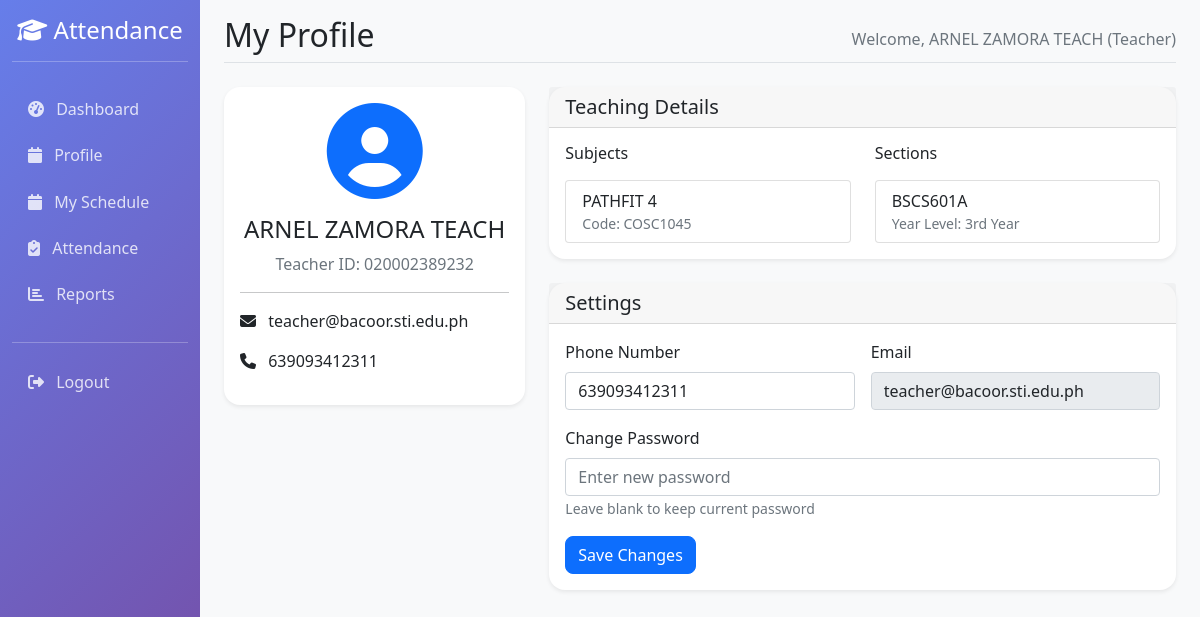
Page /teacher/profile/ (signed in) on the committed database.
### webapp/models.py (models this page shows, shortened)
class Teacher(models.Model):
    id = models.UUIDField(primary_key=True, default=uuid.uuid4, editable=False)
    user = models.OneToOneField(CustomUser, on_delete=models.CASCADE)
    teacher_id = models.CharField(max_length=20, unique=True)
    first_name = models.CharField(max_length=50)
    last_name = models.CharField(max_length=50)
    phone = models.CharField(max_length=15, blank=True)
    sections = models.ManyToManyField(Section, blank=True)
    subjects = models.ManyToManyField(Subject, blank=True)
    created_at = models.DateTimeField(auto_now_add=True)  # Added to match Student
    updated_at = models.DateTimeField(auto_now=True)      # Added to match Student
    @property
    def full_name(self):
        return f"{self.first_name} {self.last_name}"

class CustomUser(AbstractUser):
    USER_TYPE_CHOICES = [
        ('admin', 'Admin'),
        ('teacher', 'Teacher'),
        ('student', 'Student'),
    ]
    email = models.EmailField(unique=True)
    user_type = models.CharField(max_length=10, choices=USER_TYPE_CHOICES)
    middle_name = models.CharField(max_length=150, blank=True)
    USERNAME_FIELD = 'email'
    REQUIRED_FIELDS = ['username', 'first_name', 'last_name', 'user_type']

class Subject(models.Model):
    id = models.UUIDField(primary_key=True, default=uuid.uuid4, editable=False)
    name = models.CharField(max_length=100)
    code = models.CharField(max_length=20, unique=True)
    description = models.TextField(blank=True)
    created_at = models.DateTimeField(auto_now_add=True)

class Section(models.Model):
    id = models.UUIDField(primary_key=True, default=uuid.uuid4, editable=False)
    name = models.CharField(max_length=50)
    year_level = models.CharField(max_length=20)
    created_at = models.DateTimeField(auto_now_add=True)

### webapp/teacher_views.py (the view, shortened to what this page needs)
# urls.py: path('profile/', teacher_views.teacher_profile, name='teacher_profile'),
@login_required
def teacher_profile(request):
    if request.user.user_type != 'teacher':
        return redirect('login')
    teacher = get_object_or_404(Teacher, user=request.user)
    context = {
        'teacher': teacher,
        'subjects': teacher.subjects.all(),
        'sections': teacher.sections.all()
    }
    return render(request, 'webapp/teacher/profile.html', context)

### webapp/templates/webapp/teacher/profile.html (shortened to what this page needs)
{% extends 'webapp/base.html' %}
{% block page_title %}My Profile{% endblock %}
{% block content %}
<div class="row">
    <div class="col-md-4">
        <div class="card">
            <div class="card-body text-center">
                <div class="mb-3">
                    <i class="fas fa-user-circle fa-6x text-primary"></i>
                </div>
                <h4>{{ teacher.full_name }}</h4>
                <p class="text-muted mb-2">Teacher ID: {{ teacher.teacher_id }}</p>
                <hr>
                <div class="text-start">
                    <p><i class="fas fa-envelope me-2"></i> {{ teacher.user.email }}</p>
                    <p><i class="fas fa-phone me-2"></i> {{ teacher.phone }}</p>
                </div>
            </div>
        </div>
    </div>
    <div class="col-md-8">
        <div class="card mb-4">
            <div class="card-header">
                <h5 class="mb-0">Teaching Details</h5>
            </div>
            <div class="card-body">
                <div class="row">
                    <div class="col-md-6">
                        <h6 class="mb-3">Subjects</h6>
                        <ul class="list-group">
                            {% for subject in teacher.subjects.all %}
                            <li class="list-group-item">
                                {{ subject.name }}
                                <small class="text-muted d-block">Code: {{ subject.code }}</small>
                            </li>
                            {% endfor %}
                        </ul>
                    </div>
                    <div class="col-md-6">
                        <h6 class="mb-3">Sections</h6>
                        <ul class="list-group">
                            {% for section in teacher.sections.all %}
                            <li class="list-group-item">
                                {{ section.name }}
                                <small class="text-muted d-block">Year Level: {{ section.year_level }}</small>
                            </li>
                            {% endfor %}
                        </ul>
                    </div>
                </div>
            </div>
        </div>
        <div class="card">
            <div class="card-header">
                <h5 class="mb-0">Settings</h5>
            </div>
            <div class="card-body">
                <form method="POST" class="row g-3">
                    <div class="col-md-6">
                        <label class="form-label">Phone Number</label>
                        <input type="tel" name="phone" class="form-control" value="{{ teacher.phone }}">
                    </div>
                    <div class="col-md-6">
                        <label class="form-label">Email</label>
                        <input type="email" class="form-control" value="{{ teacher.user.email }}" readonly>
                    </div>
                    <div class="col-12">
                        <label class="form-label">Change Password</label>
                        <input type="password" name="new_password" class="form-control" placeholder="Enter new password">
                        <small class="text-muted">Leave blank to keep current password</small>
                    </div>
                    <div class="col-12">
                        <button type="submit" class="btn btn-primary">Save Changes</button>
                    </div>
                </form>
            </div>
        </div>
    </div>
</div>
{% endblock %}

### webapp/templates/webapp/base.html (shortened to what this page needs)
<!DOCTYPE html>
<html lang="en">
<head>
    <link href="https://cdn.jsdelivr.net/npm/bootstrap@5.1.3/dist/css/bootstrap.min.css" rel="stylesheet">
    <link href="https://cdnjs.cloudflare.com/ajax/libs/font-awesome/6.4.0/css/all.min.css" rel="stylesheet">
    <link rel="stylesheet" type="text/css" href="https://cdn.datatables.net/buttons/2.2.3/css/buttons.bootstrap5.min.css">
    <link rel="stylesheet" href="https://cdn.jsdelivr.net/npm/sweetalert2@11.7.3/dist/sweetalert2.min.css">
</head>
<body>
    {% if user.is_authenticated %}
    <div class="container-fluid">
        <div class="row">
            <nav class="col-md-3 col-lg-2 d-md-block sidebar collapse">
                <div class="position-sticky pt-3">
                    <div class="text-center mb-4">
                        <h4><i class="fas fa-graduation-cap"></i> Attendance</h4>
                        <hr class="text-white">
                    </div>
                    {% if user.user_type == 'admin' %}
                        <ul class="nav flex-column">
                            <li class="nav-item">
                                <a class="nav-link" href="{% url 'admin_dashboard' %}">
                                    <i class="fas fa-tachometer-alt me-2"></i> Dashboard
                                </a>
                            </li>
                            <li class="nav-item">
                                <a class="nav-link" href="{% url 'teacher_list' %}">
                                    <i class="fas fa-chalkboard-teacher me-2"></i> Teachers
                                </a>
                            </li>
                            <li class="nav-item">
                                <a class="nav-link" href="{% url 'student_list' %}">
                                    <i class="fas fa-user-graduate me-2"></i> Students
                                </a>
                            </li>
                            <li class="nav-item">
                                <a class="nav-link" href="{% url 'subject_list' %}">
                                    <i class="fas fa-book me-2"></i> Subjects
                                </a>
                            </li>
                            <li class="nav-item">
                                <a class="nav-link" href="{% url 'section_list' %}">
                                    <i class="fas fa-users me-2"></i> Sections
                                </a>
                            </li>
                            <li class="nav-item">
                                <a class="nav-link" href="{% url 'schedule_list' %}">
                                    <i class="fas fa-calendar-alt me-2"></i> Schedules
                                </a>
                            </li>
                        </ul>
                    {% elif user.user_type == 'teacher' %}
                        <ul class="nav flex-column">
                            <li class="nav-item">
                                <a class="nav-link" href="{% url 'teacher_dashboard' %}">
                                    <i class="fas fa-tachometer-alt me-2"></i> Dashboard
                                </a>
                            </li>
                            <li class="nav-item">
                                <a class="nav-link" href="{% url 'teacher_profile' %}">
                                    <i class="fas fa-calendar me-2"></i> Profile
                                </a>
                            </li>
                            <li class="nav-item">
                                <a class="nav-link" href="{% url 'teacher_schedule' %}">
                                    <i class="fas fa-calendar me-2"></i> My Schedule
                                </a>
                            </li>
                            <li class="nav-item">
                                <a class="nav-link" href="{% url 'attendance_session_list' %}">
                                    <i class="fas fa-clipboard-check me-2"></i> Attendance
                                </a>
                            </li>
                            <li class="nav-item">
                                <a class="nav-link" href="{% url 'attendance_reports' %}">
                                    <i class="fas fa-chart-bar me-2"></i> Reports
                                </a>
                            </li>
                        </ul>
                    {% endif %}
                    <hr class="text-white mt-4">
                    <ul class="nav flex-column">
                        <li class="nav-item">
                            <a class="nav-link" href="{% url 'logout' %}">
                                <i class="fas fa-sign-out-alt me-2"></i> Logout
                            </a>
                        </li>
                    </ul>
                </div>
            </nav>
            <main class="col-md-9 ms-sm-auto col-lg-10 px-md-4 main-content">
                <div class="pt-3 pb-2 mb-3">
                    <div class="d-flex justify-content-between flex-wrap flex-md-nowrap align-items-center border-bottom">
                        <h1 class="h2">{% block page_title %}Dashboard{% endblock %}</h1>
                        <div class="text-muted">
    Welcome,
    {% if user.user_type == 'teacher' %}
        {{ teacher.full_name }} (Teacher)
    {% elif user.user_type == 'student' %}
        {{ student.first_name }} {{ student.last_name }} (Student)
    {% elif user.user_type == 'admin' %}
        {{ user.username }} (Admin)
    {% else %}
        {{ user.first_name|default:user.username }}
    {% endif %}
</div>
                    </div>
                    <div class="mt-4">
                        {% block content %}
                        {% endblock %}
                    </div>
                </div>
            </main>
        </div>
    </div>
    {% endif %}
</body>
</html>

### webapp/templates/webapp/base.html (style rules this page uses)
.sidebar { min-height: 100vh; background: linear-gradient(135deg, #667eea 0%, #764ba2 100%); color: white; }
.sidebar .nav-link { color: rgba(255, 255, 255, 0.8); border-radius: 0.5rem; margin: 0.2rem 0; transition: all 0.3s ease; }
.main-content { background-color: #f8f9fa; min-height: 100vh; }
.card { border: none; border-radius: 1rem; box-shadow: 0 0.125rem 0.25rem rgba(0, 0, 0, 0.075); transition: all 0.3s ease; }
.btn { border-radius: 0.5rem; transition: all 0.3s ease; }

### rows in the picture
Teacher: full_name "ARNEL ZAMORA TEACH", teacher_id "020002389232", user.email "teacher@bacoor.sti.edu.ph", phone "639093412311"
Subject: name "PATHFIT 4", code "COSC1045"
Section: name "BSCS601A", year_level "3rd Year"
